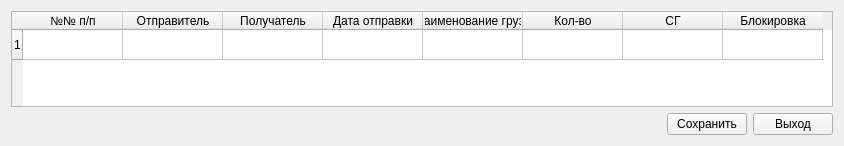
<?xml version="1.0" encoding="UTF-8"?>
<ui version="4.0">
 <class>AddContentForm</class>
 <widget class="QWidget" name="AddContentForm">
  <property name="geometry">
   <rect>
    <x>0</x>
    <y>0</y>
    <width>844</width>
    <height>146</height>
   </rect>
  </property>
  <property name="sizePolicy">
   <sizepolicy hsizetype="Expanding" vsizetype="Expanding">
    <horstretch>0</horstretch>
    <verstretch>0</verstretch>
   </sizepolicy>
  </property>
  <property name="windowTitle">
   <string>Добавить содержание</string>
  </property>
  <property name="windowIcon">
   <iconset resource="../transport_control.qrc">
    <normaloff>:/images/copy.png</normaloff>:/images/copy.png</iconset>
  </property>
  <layout class="QVBoxLayout" name="verticalLayout">
   <item>
    <widget class="QTableWidget" name="tableWidget">
     <property name="rowCount">
      <number>1</number>
     </property>
     <property name="columnCount">
      <number>8</number>
     </property>
     <row/>
     <column>
      <property name="text">
       <string>№№ п/п</string>
      </property>
     </column>
     <column>
      <property name="text">
       <string>Отправитель</string>
      </property>
     </column>
     <column>
      <property name="text">
       <string>Получатель</string>
      </property>
     </column>
     <column>
      <property name="text">
       <string>Дата отправки</string>
      </property>
     </column>
     <column>
      <property name="text">
       <string>Наименование груза</string>
      </property>
     </column>
     <column>
      <property name="text">
       <string>Кол-во</string>
      </property>
     </column>
     <column>
      <property name="text">
       <string>СГ</string>
      </property>
     </column>
     <column>
      <property name="text">
       <string>Блокировка</string>
      </property>
     </column>
    </widget>
   </item>
   <item>
    <layout class="QHBoxLayout" name="horizontalLayout">
     <item>
      <spacer name="horizontalSpacer">
       <property name="orientation">
        <enum>Qt::Horizontal</enum>
       </property>
       <property name="sizeHint" stdset="0">
        <size>
         <width>40</width>
         <height>20</height>
        </size>
       </property>
      </spacer>
     </item>
     <item>
      <widget class="QPushButton" name="pushButton_save">
       <property name="text">
        <string>Сохранить</string>
       </property>
      </widget>
     </item>
     <item>
      <widget class="QPushButton" name="pushButton_exit">
       <property name="text">
        <string>Выход</string>
       </property>
      </widget>
     </item>
    </layout>
   </item>
  </layout>
 </widget>
 <tabstops>
  <tabstop>pushButton_save</tabstop>
  <tabstop>pushButton_exit</tabstop>
  <tabstop>tableWidget</tabstop>
 </tabstops>
 <resources>
  <include location="../transport_control.qrc"/>
 </resources>
 <connections/>
</ui>
